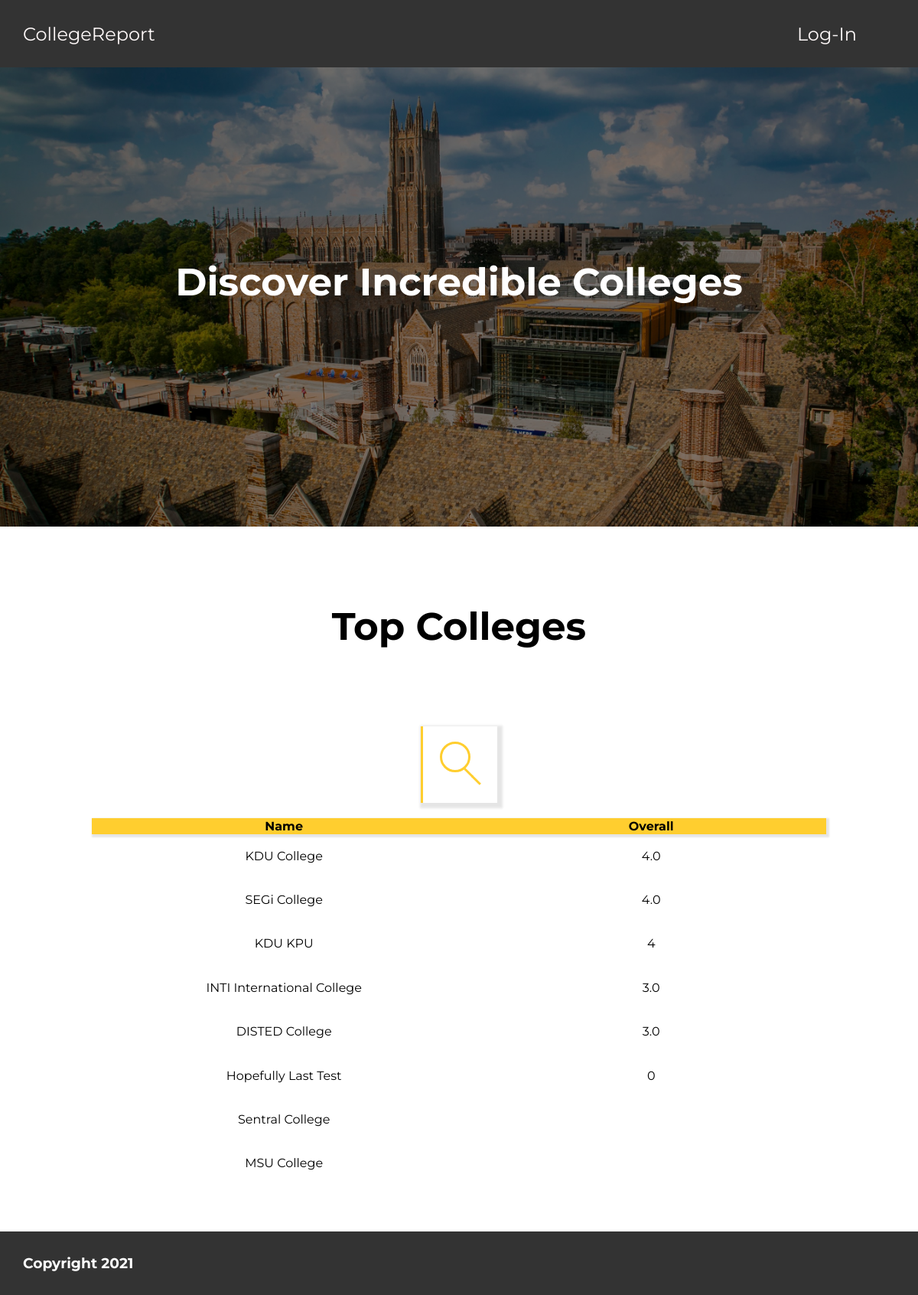
Page /php/main.php on the committed database.
### tables this page shows
CREATE TABLE `colleges` (
  `college_id` int(10) NOT NULL,
  `name` varchar(100) NOT NULL,
  `overall_rating` varchar(6) NOT NULL DEFAULT '0',
  `college_description` varchar(5000) NOT NULL,
  `url` varchar(2083) NOT NULL
);

### php/main.php (the view, shortened to what this page needs)
<?php
require 'config.php';
$sql =
"SELECT *
FROM college_website.colleges
ORDER BY overall_rating DESC";
$result = mysqli_query($conn, $sql);
$resultsCheck = mysqli_num_rows($result);
echo '<html>';
echo '<head>';
echo '<link rel="stylesheet" href="../css/style-main.css"/>';
echo '</head>';
echo '<body>';
include 'support elements/nav_wide.php';
echo '<div class="featured-container">';
echo '<div class="overlay">';
echo '<h1 class="top-intro-header">Discover Incredible Colleges</h1>';
echo '</div>';
echo '</div>';
echo '<main>';
echo '<h1 class ="main-container-header">Top Colleges</h1>';
echo '<div class="search">';
echo '<span class="search-button">';
echo '<span class="search-icon"></span>';
echo '</span>';
echo '</div>';
echo '<table id="table-search" class="table-sort">';
echo '<thead>';
echo '<tr>';
echo '<th>Name</th>';
echo '<th>Overall</th>';
echo '</tr>';
echo '</thead>';
echo '<tbody>';
if ($resultsCheck > 0) {
  while ($row = mysqli_fetch_assoc($result)) {
    echo "<tr>";
    echo "<td><a class =\"table-row-link\" href=\"individual%20page/university.php?college_name=" . $row['name'] ."\"> " . $row['name'] . "</a></td>";
    echo "<td>" . $row['overall_rating'] . "</td>";
  }
}
echo '</tbody>';
echo '</table>';
echo '</main>';
include 'support elements/footer.php';
?>
</body>
</html>

### php/support elements/nav_wide.php
<link rel="stylesheet" href="../../css/style-main.css"/>
<ul>
<li><a href="https://localhost/CollegeCapstone/php/main.php">CollegeReport</a></li>
<li style="float: right;"><a class="nav-menu" href="https://localhost/CollegeCapstone/php/admin%20panel/login.php">Log-In</a></li>
</ul>

### php/support elements/footer.php
<?php
echo '<footer>';
echo '<h3 style="padding: 30px; color: #FFFFFF;">Copyright 2021</h3>';
echo '</footer>';
?>

### css/style-main.css (style rules this page uses)
* { box-sizing: border-box; }
body { margin: 0; padding: 0; }
ul { list-style-type: none; margin: 0; padding: 30px; background-color: #333; }
li { display: inline; margin-right: 50px; }
a, h1, th, td, h3 { font-family: 'Montserrat'; }
h1 { font-size: 50px; }
.top-intro-header { margin-bottom: 100px; padding-top: 250px; padding-bottom: 250px; color: #ffffff; }
.main-container-header { margin-top: 100px; margin-bottom:100px; }
a { text-decoration: none; color: #fff9f9; font-size: 150%; }
table { width: 80%; height: 60%; margin: 20px auto 60px; text-align: center; border-collapse: collapse; }
th { background-color: #FFCE2F; }
td { width:1%; }
tr { transition: all .2s ease-in-out; }
thead { box-shadow: 2px 2px 2px 2px rgba(0, 0, 0, .1); }
.table-row-link { font-size: inherit; color:inherit; }
footer { background-color: #333; margin-bottom:-30px; }
.overlay { height: 600px; background-color: rgba(0, 0, 0, 0.5); }
.featured-container { margin-top: -35px; background-image: url("../images/featured-home2.jpg"); background-repeat: no-repeat; background-size: cover; text-align: center; }
main { text-align: center; }
.table-sort th { cursor: pointer; }
.search { width: 100px; height: 100px; margin: 40px auto 0; background-color: #ffffff; position: relative; overflow: hidden; transition: all 0.5s ease; box-shadow: 3px 3px 3px 4px rgba(0, 0, 0, .1); }
.search:before { content: ''; display: block; width: 3px; height: 100%; position: relative; background-color: #FFCE2F; transition: all 0.5s ease; }
.search-button { width: 100px; height: 100px; display: block; position: absolute; right: 0; top: 0; padding: 20px; cursor: pointer; }
.search-icon { width: 40px; height: 40px; border-radius: 40px; border: 3px solid #FFCE2F; display: block; position: relative; margin-left: 5px; transition: all 0.5s ease; }
.search-icon:before { content: ''; width: 3px; height: 15px; position: absolute; right: -2px; top: 30px; display: block; background-color: #FFCE2F; transform: rotate(-45deg); transition: all 0.5s ease; }
.search-icon:after { content: ''; width: 3px; height: 15px; position: absolute; right: -12px; top: 40px; display: block; background-color: #FFCE2F; transform: rotate(-45deg); transition: all 0.5s ease; }

### rows in the picture
colleges: name "KDU College", overall_rating "4.0"
colleges: name "SEGi College", overall_rating "4.0"
colleges: name "KDU KPU", overall_rating "4"
colleges: name "INTI International College", overall_rating "3.0"
colleges: name "DISTED College", overall_rating "3.0"
colleges: name "Hopefully Last Test", overall_rating "0"
colleges: name "Sentral College"
colleges: name "MSU College"
